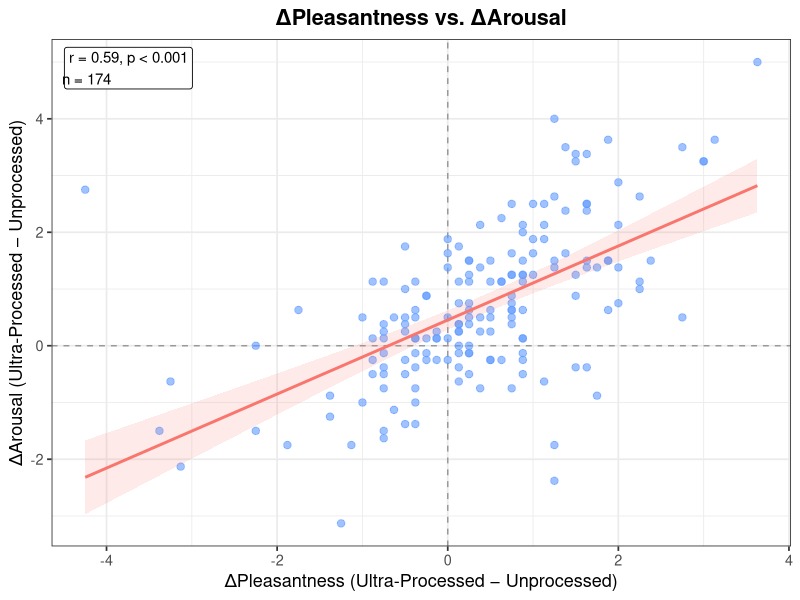
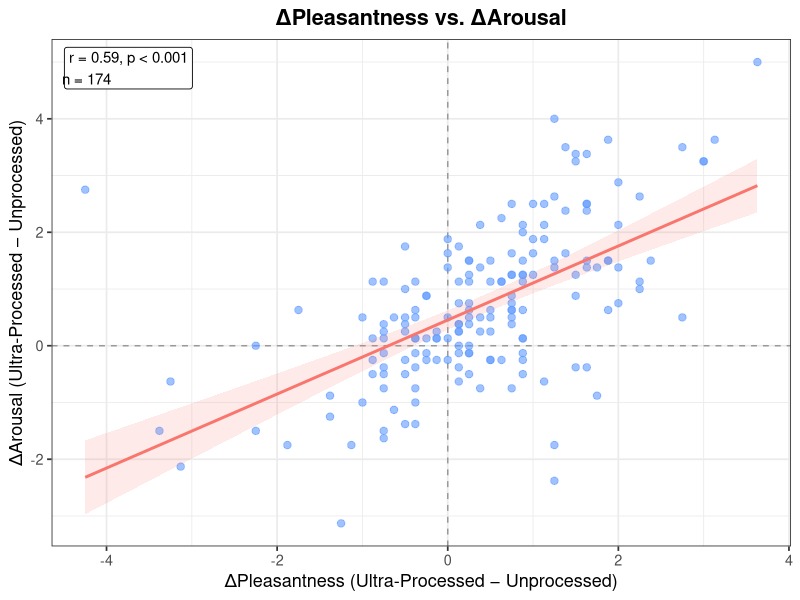

Recreate these plots in R, in order.
library(ggplot2)

df <- read.csv("affective_ratings.csv")

# Correlation stats for annotation
cor_test <- cor.test(df$Delta_Pleasantness, df$Delta_Arousal)
r_val <- round(cor_test$estimate, 2)
p_val <- ifelse(cor_test$p.value < 0.001, "p < 0.001", paste0("p = ", round(cor_test$p.value, 3)))
label  <- paste0("r = ", r_val, ", ", p_val, "\nn = ", nrow(df))

ggplot(df, aes(x = Delta_Pleasantness, y = Delta_Arousal)) +
  geom_hline(yintercept = 0, linetype = "dashed", color = "gray60") +
  geom_vline(xintercept = 0, linetype = "dashed", color = "gray60") +
  geom_point(color = "#619CFF", alpha = 0.6, size = 2.2) +
  geom_smooth(method = "lm", color = "#F8766D", fill = "#F8766D", alpha = 0.15) +
  annotate("label", x = -Inf, y = Inf, hjust = -0.1, vjust = 1.2,
           label = label, size = 3.8, fill = "white", label.size = 0.3) +
  labs(
    title = "ΔPleasantness vs. ΔArousal",
    x     = "ΔPleasantness (Ultra-Processed − Unprocessed)",
    y     = "ΔArousal (Ultra-Processed − Unprocessed)"
  ) +
  theme_bw(base_size = 13) +
  theme(
    plot.title = element_text(face = "bold", hjust = 0.5)
  )

ggsave("delta_scatter.png", width = 7, height = 6, dpi = 150)
